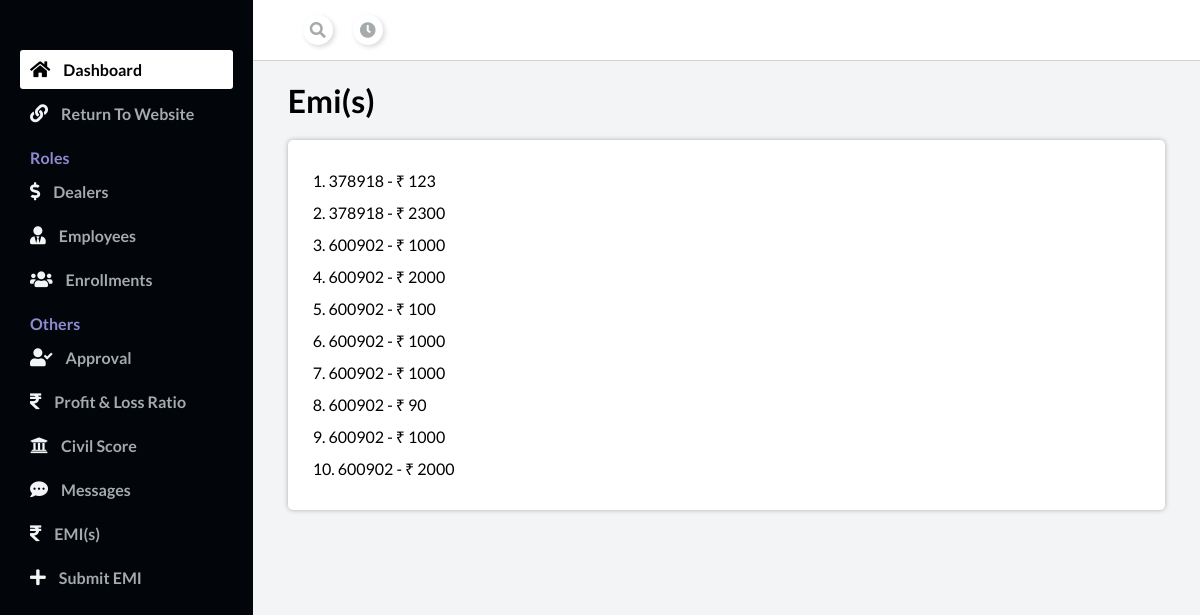
Screenshot of /admin_dashboard/emi/ with the database file from the repository.
### main/models.py (models this page shows, shortened)
class EMI(models.Model):
    enrollment_id = models.TextField()
    amount = models.IntegerField(default=0)
    dealer = models.ForeignKey(Dealer, on_delete=models.CASCADE, null=True, blank=True)
    admin = models.ForeignKey(User, on_delete=models.CASCADE, null=True, blank=True)

### admin/views.py (the view)
# urls.py: path('emi/', views.emi, name="emi"),
def emi(request):
    emis = EMI.objects.all()
    return render(request, "Admin/emi.html", {"emis":emis})

### Template/Admin/emi.html (shortened to what this page needs)
{% extends "admin_base.html" %}
{% block body %}
<div class="main__container">
    <div class="space-between">
        <h1>Emi(s)</h1>
    </div>
    <div class="container-div" style="margin-top: 20px;">
        {% for i in emis %}
            <div class="space-between">
                <p style="margin: 5px 0px;">{{forloop.counter}}. <a style="color: black; text-decoration: none;">{{i.enrollment_id}} - &#8377; {{i.amount}}</a></p>
            </div>
        {% endfor %}
    </div>
</div>
{% endblock body %}

### Template/admin_base.html (style rules this page uses)
* { margin: 0; padding: 0; }
body { box-sizing: border-box; font-family: "Lato", sans-serif; }
.main__container { padding: 20px 35px; }
.container-div { padding: 25px; background-color: white; border-radius: 5px; box-shadow: 0 0 5PX 0 rgba(0, 0, 0, 0.287); }

### Template/Admin/emi.html (style rules this page uses)
.space-between { display: flex; align-items: center; justify-content: space-between; }

### rows the page displays
EMI: enrollment_id "378918", amount "123"
EMI: enrollment_id "378918", amount "2300"
EMI: enrollment_id "600902", amount "1000"
EMI: enrollment_id "600902", amount "2000"
EMI: enrollment_id "600902", amount "100"
EMI: enrollment_id "600902", amount "1000"
EMI: enrollment_id "600902", amount "1000"
EMI: enrollment_id "600902", amount "90"
EMI: enrollment_id "600902", amount "1000"
EMI: enrollment_id "600902", amount "2000"
